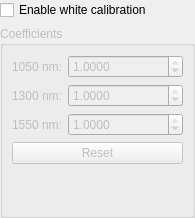
<?xml version="1.0" encoding="UTF-8"?>
<ui version="4.0">
 <class>WhiteCalibrationWidget</class>
 <widget class="QWidget" name="WhiteCalibrationWidget">
  <property name="geometry">
   <rect>
    <x>0</x>
    <y>0</y>
    <width>195</width>
    <height>218</height>
   </rect>
  </property>
  <property name="windowTitle">
   <string>Form</string>
  </property>
  <layout class="QVBoxLayout" name="verticalLayout_2">
   <property name="leftMargin">
    <number>0</number>
   </property>
   <property name="topMargin">
    <number>0</number>
   </property>
   <property name="rightMargin">
    <number>0</number>
   </property>
   <property name="bottomMargin">
    <number>0</number>
   </property>
   <item>
    <widget class="QCheckBox" name="enable">
     <property name="text">
      <string>Enable white calibration</string>
     </property>
    </widget>
   </item>
   <item>
    <widget class="QGroupBox" name="coefficientsGroup">
     <property name="enabled">
      <bool>false</bool>
     </property>
     <property name="title">
      <string>Coefficients</string>
     </property>
     <layout class="QFormLayout" name="formLayout">
      <item row="0" column="0">
       <widget class="QLabel" name="label">
        <property name="text">
         <string>1050 nm:</string>
        </property>
       </widget>
      </item>
      <item row="0" column="1">
       <widget class="QDoubleSpinBox" name="factor0">
        <property name="decimals">
         <number>4</number>
        </property>
        <property name="minimum">
         <double>0.000100000000000</double>
        </property>
        <property name="maximum">
         <double>1.000000000000000</double>
        </property>
        <property name="singleStep">
         <double>0.000100000000000</double>
        </property>
        <property name="value">
         <double>1.000000000000000</double>
        </property>
       </widget>
      </item>
      <item row="1" column="0">
       <widget class="QLabel" name="label_2">
        <property name="text">
         <string>1300 nm:</string>
        </property>
       </widget>
      </item>
      <item row="1" column="1">
       <widget class="QDoubleSpinBox" name="factor1">
        <property name="decimals">
         <number>4</number>
        </property>
        <property name="minimum">
         <double>0.000100000000000</double>
        </property>
        <property name="maximum">
         <double>1.000000000000000</double>
        </property>
        <property name="singleStep">
         <double>0.000100000000000</double>
        </property>
        <property name="value">
         <double>1.000000000000000</double>
        </property>
       </widget>
      </item>
      <item row="2" column="0">
       <widget class="QLabel" name="label_3">
        <property name="text">
         <string>1550 nm:</string>
        </property>
       </widget>
      </item>
      <item row="2" column="1">
       <widget class="QDoubleSpinBox" name="factor2">
        <property name="decimals">
         <number>4</number>
        </property>
        <property name="minimum">
         <double>0.000100000000000</double>
        </property>
        <property name="maximum">
         <double>1.000000000000000</double>
        </property>
        <property name="singleStep">
         <double>0.000100000000000</double>
        </property>
        <property name="value">
         <double>1.000000000000000</double>
        </property>
       </widget>
      </item>
      <item row="3" column="0" colspan="2">
       <widget class="QPushButton" name="resetButton">
        <property name="text">
         <string>Reset</string>
        </property>
       </widget>
      </item>
     </layout>
    </widget>
   </item>
  </layout>
 </widget>
 <resources/>
 <connections>
  <connection>
   <sender>enable</sender>
   <signal>toggled(bool)</signal>
   <receiver>coefficientsGroup</receiver>
   <slot>setEnabled(bool)</slot>
   <hints>
    <hint type="sourcelabel">
     <x>87</x>
     <y>10</y>
    </hint>
    <hint type="destinationlabel">
     <x>87</x>
     <y>108</y>
    </hint>
   </hints>
  </connection>
 </connections>
</ui>
